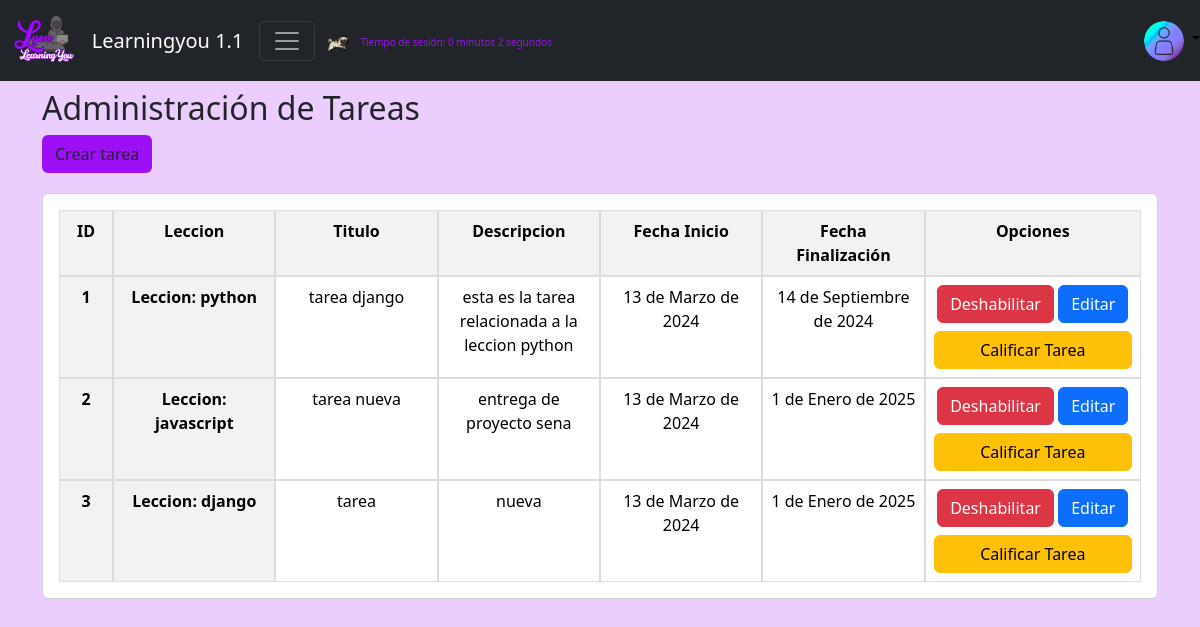
Page /cohorte/listar_tarea/ (signed in) on the committed database.
### apps/cohorte/models.py (models this page shows, shortened)
class Tarea(models.Model):
    id = models.AutoField(primary_key=True)
    titulo = models.CharField('Titulo de la Tarea',max_length=200, blank=False, null=False)
    descripcion = models.CharField('Descripcion',max_length=300, blank=False, null=False)
    fecha_inicio = models.DateField('fecha de inicio', auto_now=True, auto_now_add=False)
    fecha_fin  = models.DateField('Fecha de finalización', blank=False, null=False)
    estado = models.BooleanField("Estado", default = True)
    leccion_id = models.ForeignKey(Leccion, on_delete=models.CASCADE)
    class Meta:
        verbose_name = 'Tarea'
        verbose_name_plural = 'Tareas'
        ordering = ['-id']

class Leccion(models.Model):
    id = models.AutoField(primary_key=True)
    titulo = models.CharField('Titulo de la Lección',max_length=200, blank=False, null=False)
    descripcion = models.CharField('Descripcion',max_length=300, blank=False, null=False)
    fecha_inicio = models.DateField('fecha de inicio', auto_now=True, auto_now_add=False)
    fecha_fin  = models.DateField('Fecha de finalización', blank=False, null=False)
    estado = models.BooleanField("Estado", default = True)
    profesor = models.ForeignKey(Usuario, on_delete=models.CASCADE, related_name='lecciones')
    class Meta:
        verbose_name = 'Leccion'
        verbose_name_plural = 'Lecciones'
        ordering = ['-id']
    def __str__(self):
        return ("Leccion: "+self.titulo)

### apps/cohorte/views.py (the view, shortened to what this page needs)
# urls.py: path('listar_tarea/', login_required(ListarTareas.as_view()), name='listar_tarea' ),
class ListarTareas(View):
    model = Tarea
    template_name = 'cohorte/tarea/listar_tarea.html'
    form_class = TareaForm
    def get_queryset(self):
        print("MENSAJE EN EL BACK")
        return self.model.objects.filter(estado=True).order_by('id')
    def get_context_data(self, **kwargs):
        context = {}
        context["tareas"] = self.get_queryset()
        context["form"] = self.form_class()
        return context
    def get(self, request, *args, **kwargs):
            return render(request, self.template_name, self.get_context_data())

### apps/usuario/models.py (called while the page is built)
    def __str__(self):
        return self.rol

    @property
    def is_staff(self):
        return self.usuario_administrador

### templates/cohorte/tarea/listar_tarea.html (shortened to what this page needs)
{% extends "index.html" %}
{% block body %}
<head>
</head>
<main class="container mt-2">
    <header>
        {% if request.user.rol.rol == "profesor" or request.user.is_staff %}
        <h2>Administración de Tareas</h2>
        <button id="botonLyou" class="btn" onclick="abrir_modal_creacion('{% url 'cohorte:crear_tarea' %}')">Crear
            tarea</button>
        {% endif %}
    </header>
    {% if tareas %}
    <div class="talbe-stats order-table ov-h">
        <table class="card card-body table">
            <thead>
                <tr id="spc">
                    <th>ID</th>
                    <th>Leccion</th>
                    <th>Titulo</th>
                    <th>Descripcion</th>
                    <th>Fecha Inicio</th>
                    <th>Fecha Finalización</th>
                    <th>Opciones</th>
                </tr>
            </thead>
            <tbody>
                {% for tr in tareas %}
                <tr id="spc">
                    <th>{{tr.id }}</th>
                    <th>{{tr.leccion_id }}</th>
                    <td>{{tr.titulo}}</td>
                    <td>{{tr.descripcion}}</td>
                    <td>{{tr.fecha_inicio}}</td>
                    <td>{{tr.fecha_fin}}</td>
                    {% if request.user.rol.rol == "profesor" or request.user.is_staff %}
                    <td>
                        <a id="botones" class="btn btn-danger"
                            href="{% url 'cohorte:eliminar_tarea' tr.id %}">Deshabilitar</a>
                        <button id="botones" class="btn btn-primary"
                            onclick="abrir_modal_edicion('{% url 'cohorte:editar_tarea' tr.id %}')">Editar</button>
                        <br> <button style="width: 100%;" id="botones" class="btn btn-warning mt-2 btn-block"
                            onclick="abrir_modal_edicion()">Calificar Tarea</button>
                    </td>
                </tr>
                {% elif request.user.rol.rol == "estudiante" or request.user.is_staff %}
                <td>
                    <button id="botones" class="btn btn-success" onclick="abrir_modal_edicion()">Subir
                        evidencia</button>
                </td>
                {% endif %}
                {% endfor %}
                {% endif %}
            </tbody>
        </table>
    </div>
</main>
{% endblock body %}

### static/css/styles.css (style rules this page uses)
.background-image { background-size: cover; background-position: center; background-repeat: no-repeat; }
#botonLyou { background-color: #9d10f5; }
#spc { display: flex; }
.talbe-stats th:first-child { width: 5%; }
.talbe-stats th:not(:first-child), .talbe-stats td:not(:first-child) { width: 15%; }
.talbe-stats th:last-child, .talbe-stats td:last-child { width: 20%; }
.talbe-stats { margin-top: 20px; overflow-x: auto; }
.talbe-stats table { width: 100%; border-collapse: collapse; }
.talbe-stats th, .talbe-stats td { padding: 8px; text-align: center; border: 1px solid #dddddd; }
.talbe-stats th { background-color: #f2f2f2; font-weight: bold; }
.talbe-stats tr:nth-child(odd) { background-color: #f9f9f9; }
.talbe-stats .btn { margin: 0; width: auto; }
.talbe-stats td:last-child { white-space: nowrap; text-align: center; }
.talbe-stats th, .talbe-stats td { width: 20%; }
#botones { width: auto; align-items: center; justify-content: center; }

### rows in the picture
Tarea: id "1", leccion_id "Leccion: python", titulo "tarea django", descripcion "esta es la tarea relacionada a la leccion python", fecha_inicio "13 de Marzo de 2024", fecha_fin "14 de Septiembre de 2024"
Tarea: id "2", leccion_id "Leccion: javascript", titulo "tarea nueva", descripcion "entrega de proyecto sena", fecha_inicio "13 de Marzo de 2024", fecha_fin "1 de Enero de 2025"
Tarea: id "3", leccion_id "Leccion: django", titulo "tarea", descripcion "nueva", fecha_inicio "13 de Marzo de 2024", fecha_fin "1 de Enero de 2025"
